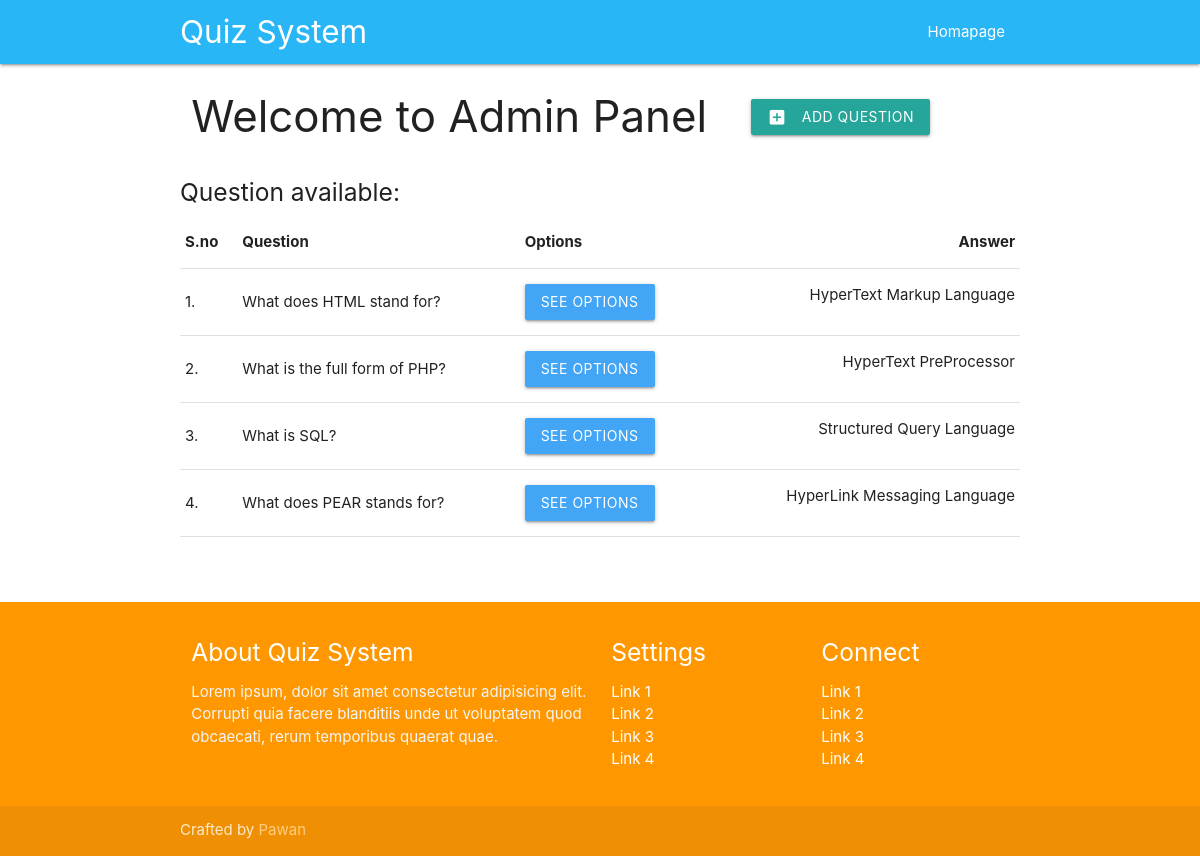
Page /admin/index.php on the earlier database version.
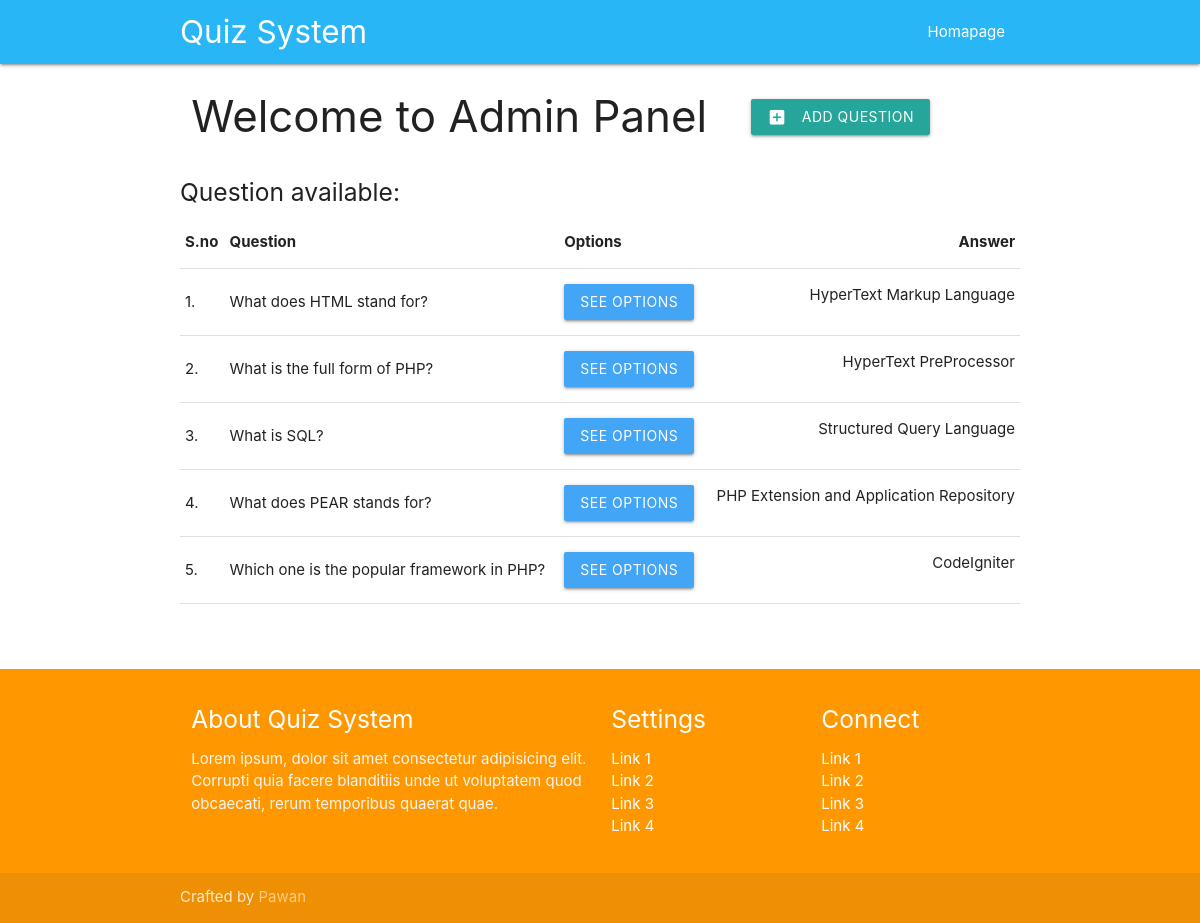
Same page on the later database version.
### tables this page shows
CREATE TABLE `questions` (
  `id` int(11) NOT NULL,
  `question` varchar(255) NOT NULL,
  `answer_id` int(5) NOT NULL
);

CREATE TABLE `answers` (
  `answer_id` int(11) NOT NULL,
  `answer` varchar(255) NOT NULL,
  `q_id` int(5) NOT NULL
);

### includes/functions.php (called while the page is built, shortened)
<?php
require_once "connect.php";
function publishAllQuestion()
{
  global $connection;
  $sql = "SELECT * FROM questions";
  $result = mysqli_query($connection, $sql);
  if (mysqli_num_rows($result) > 0) {
    return $result;
  } else {
    echo "Data Fetch failed";
  }
}
function getAnswerByID($id) {
  global $connection;
  $sql = "SELECT answer FROM answers WHERE answer_id = $id";
  $result = mysqli_query($connection, $sql);
  foreach (mysqli_fetch_array($result) as $value) {
    return $value;
  }
}

### admin/index.php (the view)
<?php include_once "includes/header.php"; ?>
<?php include_once "../includes/functions.php"; ?>
<div class="container">
  <div class="row">
    <div class="col s8">
      <h3>Welcome to Admin Panel</h3>
    </div>
    <div class="col s4 margintop-2"><a href="addquestion.php" class="waves-effect waves-light btn"><i class="material-icons left">add_box</i>Add Question</a></div>
  </div>
  <div class="row">
    <h5>Question available:</h5>
    <table class="responsive-table highlight">
      <thead>
        <tr>
          <th>S.no</th>
          <th>Question</th>
          <th>Options</th>
          <th class="right">Answer</th>
        </tr>
      </thead>
      <tbody>
        <?php
        $result = publishAllQuestion();
        $i = 1;
        while ($record = mysqli_fetch_assoc($result)) : ?>
          <tr>
            <td><?= $i; ?>.</td>
            <td><?= $record['question'];?></td>
            <td><a href="options.php?id=<?= $record['id'];?>" class="btn waves-effect waves-light blue lighten-1">See options</a></td>
            <?php if($record['answer_id'] == 0): ;?>
            <td class="right">Not Chosen</td>
            <?php else: ?>
            <td class="right"><?= getAnswerByID($record['answer_id']);?></td>
            <?php endif; ?>
          </tr>
        <?php $i++; endwhile; ?>
      </tbody>
    </table>
  </div>
  <br><br>
</div>
<?php include_once "includes/footer.php"; ?>

Differences in the rows shown:
changed questions "What does PEAR stands for?": answer.answer "HyperLink Messaging Language" → "PHP Extension and Application Repository"
added questions: question "Which one is the popular framework in PHP?", answer.answer "CodeIgniter"
